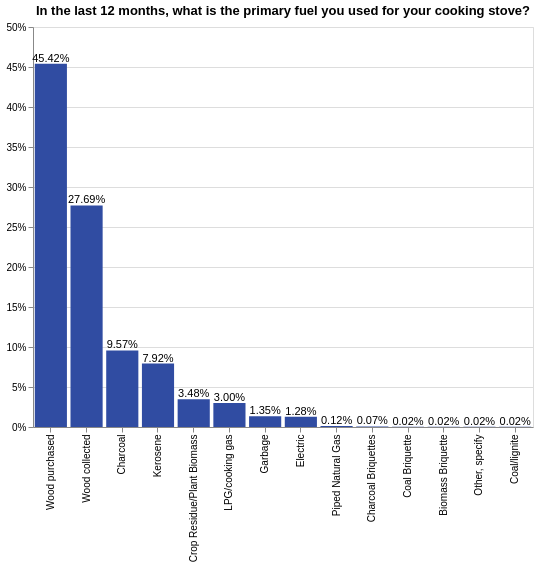

Specify this chart in Vega-Lite:
### Vega-Lite specification from a JSON file in a GitHub repository (floating-point values rounded to 4 significant figures; data arrays with more than 128 entries replaced by an {"elided": "..."} marker saying what was removed)
{"config": {"view": {"continuousWidth": 400, "continuousHeight": 300}}, "layer": [{"mark": {"type": "bar", "color": "#304ca2"}, "encoding": {"tooltip": {"type": "nominal", "field": "i19a"}, "x": {"type": "nominal", "axis": {"title": " "}, "field": "i19a", "sort": {"field": "i19a", "op": "count", "order": "descending"}}, "y": {"type": "quantitative", "aggregate": "sum", "axis": {"format": "%", "title": ""}, "field": "pct"}}, "height": 400, "selection": {"selector013": {"type": "single", "fields": ["locality"], "bind": {"input": "select", "options": [null, 0, 1], "labels": ["National", "Urban", "Rural"], "name": "Locality Breakdown  "}}, "selector014": {"type": "single", "fields": ["elc_aggr_tier"], "bind": {"input": "select", "options": [null, "Tier 0", "Tier 1", "Tier 2", "Tier 3", "Tier 4", "Tier 5"], "labels": ["All Tiers", "Tier 0", "Tier 1", "Tier 2", "Tier 3", "Tier 4", "Tier 5"], "name": "Tiers  "}}}, "transform": [{"joinaggregate": [{"op": "count", "field": "*", "as": "total"}]}, {"calculate": "1 / datum.total", "as": "pct"}], "width": 500}, {"mark": {"type": "text", "align": "center", "baseline": "bottom"}, "encoding": {"text": {"type": "quantitative", "aggregate": "sum", "field": "pct", "format": ".2%"}, "tooltip": {"type": "nominal", "field": "i19a"}, "x": {"type": "nominal", "axis": {"title": " "}, "field": "i19a", "sort": {"field": "i19a", "op": "count", "order": "descending"}}, "y": {"type": "quantitative", "aggregate": "sum", "axis": {"format": "%", "title": ""}, "field": "pct"}}, "height": 400, "transform": [{"joinaggregate": [{"op": "count", "field": "*", "as": "total"}]}, {"calculate": "1 / datum.total", "as": "pct"}], "width": 500}], "data": {"name": "data-b23f83517a15e16282cfc3a99ec90f35"}, "title": {"text": ["In the last 12 months, what is the primary fuel you used for your cooking stove?"], "color": "black", "subtitleColor": "black"}, "transform": [{"filter": {"selection": "selector013"}}, {"filter": {"selection": "selector014"}}], "$schema": "https://vega.github.io/schema/vega-lite/v4.8.1.json", "datasets": {"data-b23f83517a15e16282cfc3a99ec90f35": {"elided": "4139 records"}}}
